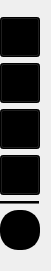
   <widget class="QWidget" name="verticalLayoutWidget">
    <property name="geometry">
     <rect>
      <x>0</x>
      <y>80</y>
      <width>42</width>
      <height>271</height>
     </rect>
    </property>
    <layout class="QVBoxLayout" name="hzlerisimlayout" stretch="0,0,0,0,0,0">
     <property name="spacing">
      <number>0</number>
     </property>
     <property name="sizeConstraint">
      <enum>QLayout::SetMinimumSize</enum>
     </property>
     <property name="leftMargin">
      <number>0</number>
     </property>
     <item>
      <widget class="QPushButton" name="youtube">
       <property name="sizePolicy">
        <sizepolicy hsizetype="Fixed" vsizetype="Fixed">
         <horstretch>0</horstretch>
         <verstretch>0</verstretch>
        </sizepolicy>
       </property>
       <property name="maximumSize">
        <size>
         <width>40</width>
         <height>40</height>
        </size>
       </property>
       <property name="styleSheet">
        <string notr="true">QPushButton{background-color: rgb(0, 0, 0);}
QPushButton:disabled{ background-color: yellow; }
QPushButton:pressed{ background-color: orange; }
QPushButton:focus:pressed{ background-color: gray; }
QPushButton:focus{ background-color:black; }
QPushButton:hover{ background-color: rgb(54 ,54 ,54); }
QPushButton:checked{ background-color: pink; }

QPushButton#evilButton {
    background-color: red;
    border-style: outset;
    border-width: 2px;
    border-radius: 10px;
    border-color: beige;
    font: bold 14px;
    min-width: 10em;
    padding: 6px;
}
QPushButton#evilButton:pressed {
    background-color: rgb(224, 0, 0);
    border-style: inset;
}

</string>
       </property>
       <property name="text">
        <string/>
       </property>
       <property name="icon">
        <iconset>
         <normaloff>icons/youtube.png</normaloff>icons/youtube.png</iconset>
       </property>
       <property name="iconSize">
        <size>
         <width>25</width>
         <height>25</height>
        </size>
       </property>
       <property name="checkable">
        <bool>false</bool>
       </property>
       <property name="checked">
        <bool>false</bool>
       </property>
       <property name="autoRepeat">
        <bool>false</bool>
       </property>
       <property name="autoDefault">
        <bool>false</bool>
       </property>
       <property name="default">
        <bool>false</bool>
       </property>
       <property name="flat">
        <bool>false</bool>
       </property>
      </widget>
     </item>
     <item>
      <widget class="QPushButton" name="instagram">
       <property name="sizePolicy">
        <sizepolicy hsizetype="Fixed" vsizetype="Fixed">
         <horstretch>0</horstretch>
         <verstretch>0</verstretch>
        </sizepolicy>
       </property>
       <property name="maximumSize">
        <size>
         <width>40</width>
         <height>40</height>
        </size>
       </property>
       <property name="styleSheet">
        <string notr="true">QPushButton{background-color: rgb(0, 0, 0);}
QPushButton:disabled{ background-color: yellow; }
QPushButton:pressed{ background-color: orange; }
QPushButton:focus:pressed{ background-color: gray; }
QPushButton:focus{ background-color:black; }
QPushButton:hover{ background-color: rgb(54 ,54 ,54); }
QPushButton:checked{ background-color: pink; }

QPushButton#evilButton {
    background-color: red;
    border-style: outset;
    border-width: 2px;
    border-radius: 10px;
    border-color: beige;
    font: bold 14px;
    min-width: 10em;
    padding: 6px;
}
QPushButton#evilButton:pressed {
    background-color: rgb(224, 0, 0);
    border-style: inset;
}

</string>
       </property>
       <property name="text">
        <string/>
       </property>
       <property name="icon">
        <iconset>
         <normaloff>icons/instagram.png</normaloff>icons/instagram.png</iconset>
       </property>
       <property name="iconSize">
        <size>
         <width>25</width>
         <height>25</height>
        </size>
       </property>
      </widget>
     </item>
     <item>
      <widget class="QPushButton" name="whatsapp">
       <property name="sizePolicy">
        <sizepolicy hsizetype="Fixed" vsizetype="Fixed">
         <horstretch>0</horstretch>
         <verstretch>0</verstretch>
        </sizepolicy>
       </property>
       <property name="maximumSize">
        <size>
         <width>40</width>
         <height>40</height>
        </size>
       </property>
       <property name="styleSheet">
        <string notr="true">QPushButton{background-color: rgb(0, 0, 0);}
QPushButton:disabled{ background-color: yellow; }
QPushButton:pressed{ background-color: orange; }
QPushButton:focus:pressed{ background-color: gray; }
QPushButton:focus{ background-color:black; }
QPushButton:hover{ background-color: rgb(54 ,54 ,54); }
QPushButton:checked{ background-color: pink; }

QPushButton#evilButton {
    background-color: red;
    border-style: outset;
    border-width: 2px;
    border-radius: 10px;
    border-color: beige;
    font: bold 14px;
    min-width: 10em;
    padding: 6px;
}
QPushButton#evilButton:pressed {
    background-color: rgb(224, 0, 0);
    border-style: inset;
}

</string>
       </property>
       <property name="text">
        <string/>
       </property>
       <property name="icon">
        <iconset>
         <normaloff>icons/whatsapp.png</normaloff>icons/whatsapp.png</iconset>
       </property>
       <property name="iconSize">
        <size>
         <width>25</width>
         <height>25</height>
        </size>
       </property>
      </widget>
     </item>
     <item>
      <widget class="QPushButton" name="spotify">
       <property name="sizePolicy">
        <sizepolicy hsizetype="Fixed" vsizetype="Fixed">
         <horstretch>0</horstretch>
         <verstretch>0</verstretch>
        </sizepolicy>
       </property>
       <property name="maximumSize">
        <size>
         <width>40</width>
         <height>40</height>
        </size>
       </property>
       <property name="styleSheet">
        <string notr="true">QPushButton{background-color: rgb(0, 0, 0);}
QPushButton:disabled{ background-color: yellow; }
QPushButton:pressed{ background-color: orange; }
QPushButton:focus:pressed{ background-color: gray; }
QPushButton:focus{ background-color:black; }
QPushButton:hover{ background-color: rgb(54 ,54 ,54); }
QPushButton:checked{ background-color: pink; }

QPushButton#evilButton {
    background-color: red;
    border-style: outset;
    border-width: 2px;
    border-radius: 10px;
    border-color: beige;
    font: bold 14px;
    min-width: 10em;
    padding: 6px;
}
QPushButton#evilButton:pressed {
    background-color: rgb(224, 0, 0);
    border-style: inset;
}

</string>
       </property>
       <property name="text">
        <string/>
       </property>
       <property name="icon">
        <iconset>
         <normaloff>icons/discord.png</normaloff>icons/discord.png</iconset>
       </property>
       <property name="iconSize">
        <size>
         <width>29</width>
         <height>29</height>
        </size>
       </property>
      </widget>
     </item>
     <item>
      <widget class="Line" name="line">
       <property name="maximumSize">
        <size>
         <width>39</width>
         <height>3</height>
        </size>
       </property>
       <property name="styleSheet">
        <string notr="true">background-color: rgb(107, 107, 107);
</string>
       </property>
       <property name="frameShadow">
        <enum>QFrame::Plain</enum>
       </property>
       <property name="lineWidth">
        <number>2</number>
       </property>
       <property name="midLineWidth">
        <number>-1</number>
       </property>
       <property name="orientation">
        <enum>Qt::Horizontal</enum>
       </property>
      </widget>
     </item>
     <item>
      <widget class="QPushButton" name="morebtn">
       <property name="sizePolicy">
        <sizepolicy hsizetype="Fixed" vsizetype="Fixed">
         <horstretch>0</horstretch>
         <verstretch>0</verstretch>
        </sizepolicy>
       </property>
       <property name="maximumSize">
        <size>
         <width>40</width>
         <height>40</height>
        </size>
       </property>
       <property name="styleSheet">
        <string notr="true">QPushButton{background-color: rgb(0, 0, 0);}
QPushButton:disabled{ background-color: yellow; }
QPushButton:pressed{ background-color: orange; }
QPushButton:focus:pressed{ background-color: gray; }
QPushButton:focus{ background-color:black; }
QPushButton:hover{ background-color: rgb(54 ,54 ,54); }
QPushButton:!checked{ background-color:black; }
QPushButton:!checked:hover{ background-color: rgb(54 ,54 ,54) }
QPushButton:!checked:pressed{ background-color: gray; }


QPushButton{    
   
    border: 2px solid black;
    border-radius: 18px;      
}
QPushButton#evilButton:pressed {
    background-color: rgb(224, 0, 0);
    border-style: inset;
}

</string>
       </property>
       <property name="text">
        <string/>
       </property>
       <property name="icon">
        <iconset>
         <normaloff>icons/more2.png</normaloff>
         <normalon>icons/more.png</normalon>icons/more2.png</iconset>
       </property>
       <property name="iconSize">
        <size>
         <width>25</width>
         <height>25</height>
        </size>
       </property>
       <property name="checkable">
        <bool>true</bool>
       </property>
       <property name="checked">
        <bool>false</bool>
       </property>
       <property name="autoDefault">
        <bool>false</bool>
       </property>
       <property name="flat">
        <bool>false</bool>
       </property>
      </widget>
     </item>
    </layout>
   </widget>
